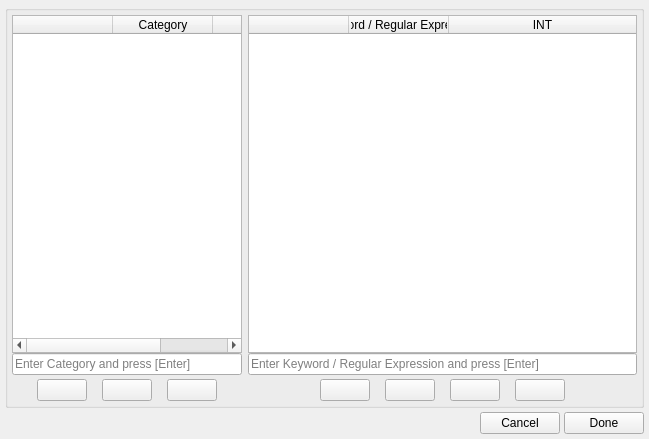
<?xml version="1.0" encoding="UTF-8"?>
<ui version="4.0">
 <class>keywords_list_selector</class>
 <widget class="QDialog" name="keywords_list_selector">
  <property name="geometry">
   <rect>
    <x>0</x>
    <y>0</y>
    <width>649</width>
    <height>439</height>
   </rect>
  </property>
  <property name="maximumSize">
   <size>
    <width>650</width>
    <height>16777215</height>
   </size>
  </property>
  <property name="windowTitle">
   <string>Dialog</string>
  </property>
  <layout class="QVBoxLayout" name="verticalLayout">
   <property name="spacing">
    <number>5</number>
   </property>
   <property name="leftMargin">
    <number>5</number>
   </property>
   <property name="topMargin">
    <number>5</number>
   </property>
   <property name="rightMargin">
    <number>5</number>
   </property>
   <property name="bottomMargin">
    <number>5</number>
   </property>
   <item>
    <layout class="QVBoxLayout" name="verticalLayout_11">
     <property name="spacing">
      <number>4</number>
     </property>
     <item>
      <widget class="QGroupBox" name="groupBox">
       <layout class="QVBoxLayout" name="verticalLayout_7">
        <property name="leftMargin">
         <number>4</number>
        </property>
        <property name="topMargin">
         <number>4</number>
        </property>
        <property name="rightMargin">
         <number>4</number>
        </property>
        <property name="bottomMargin">
         <number>0</number>
        </property>
        <item>
         <layout class="QHBoxLayout" name="horizontalLayout_4" stretch="1,2">
          <property name="spacing">
           <number>6</number>
          </property>
          <item>
           <layout class="QVBoxLayout" name="verticalLayout_5">
            <property name="spacing">
             <number>5</number>
            </property>
            <item>
             <layout class="QVBoxLayout" name="verticalLayout_8">
              <property name="spacing">
               <number>0</number>
              </property>
              <item>
               <widget class="QTableWidget" name="tableWidget_keyword_list">
                <property name="minimumSize">
                 <size>
                  <width>230</width>
                  <height>0</height>
                 </size>
                </property>
                <property name="styleSheet">
                 <string notr="true">QTableView {
     selection-background-color: #777777;
 }


</string>
                </property>
                <property name="editTriggers">
                 <set>QAbstractItemView::NoEditTriggers</set>
                </property>
                <property name="alternatingRowColors">
                 <bool>true</bool>
                </property>
                <property name="selectionMode">
                 <enum>QAbstractItemView::SingleSelection</enum>
                </property>
                <property name="selectionBehavior">
                 <enum>QAbstractItemView::SelectRows</enum>
                </property>
                <property name="showGrid">
                 <bool>false</bool>
                </property>
                <attribute name="horizontalHeaderStretchLastSection">
                 <bool>true</bool>
                </attribute>
                <attribute name="verticalHeaderVisible">
                 <bool>false</bool>
                </attribute>
                <column>
                 <property name="text">
                  <string/>
                 </property>
                </column>
                <column>
                 <property name="text">
                  <string>Category</string>
                 </property>
                </column>
                <column>
                 <property name="text">
                  <string>INT</string>
                 </property>
                </column>
               </widget>
              </item>
              <item>
               <widget class="QLineEdit" name="lineEdit_insert_list">
                <property name="focusPolicy">
                 <enum>Qt::NoFocus</enum>
                </property>
                <property name="toolTip">
                 <string>Write List name and Press [Enter] for new entry. To close press [Enter] in blank widget..</string>
                </property>
                <property name="placeholderText">
                 <string>Enter Category and press [Enter]</string>
                </property>
                <property name="clearButtonEnabled">
                 <bool>true</bool>
                </property>
               </widget>
              </item>
              <item>
               <layout class="QHBoxLayout" name="horizontalLayout_5">
                <property name="spacing">
                 <number>15</number>
                </property>
                <property name="topMargin">
                 <number>4</number>
                </property>
                <property name="bottomMargin">
                 <number>4</number>
                </property>
                <item>
                 <spacer name="horizontalSpacer_5">
                  <property name="orientation">
                   <enum>Qt::Horizontal</enum>
                  </property>
                  <property name="sizeHint" stdset="0">
                   <size>
                    <width>40</width>
                    <height>20</height>
                   </size>
                  </property>
                 </spacer>
                </item>
                <item>
                 <widget class="QPushButton" name="pushButton_list_add">
                  <property name="minimumSize">
                   <size>
                    <width>50</width>
                    <height>22</height>
                   </size>
                  </property>
                  <property name="maximumSize">
                   <size>
                    <width>50</width>
                    <height>43343</height>
                   </size>
                  </property>
                  <property name="sizeIncrement">
                   <size>
                    <width>0</width>
                    <height>0</height>
                   </size>
                  </property>
                  <property name="focusPolicy">
                   <enum>Qt::NoFocus</enum>
                  </property>
                  <property name="toolTip">
                   <string>Add</string>
                  </property>
                  <property name="styleSheet">
                   <string notr="true"/>
                  </property>
                  <property name="text">
                   <string/>
                  </property>
                  <property name="autoDefault">
                   <bool>false</bool>
                  </property>
                 </widget>
                </item>
                <item>
                 <widget class="QPushButton" name="pushButton_list_remove">
                  <property name="minimumSize">
                   <size>
                    <width>50</width>
                    <height>22</height>
                   </size>
                  </property>
                  <property name="maximumSize">
                   <size>
                    <width>50</width>
                    <height>16777215</height>
                   </size>
                  </property>
                  <property name="sizeIncrement">
                   <size>
                    <width>0</width>
                    <height>0</height>
                   </size>
                  </property>
                  <property name="focusPolicy">
                   <enum>Qt::NoFocus</enum>
                  </property>
                  <property name="toolTip">
                   <string>Remove</string>
                  </property>
                  <property name="styleSheet">
                   <string notr="true"/>
                  </property>
                  <property name="text">
                   <string/>
                  </property>
                 </widget>
                </item>
                <item>
                 <widget class="QPushButton" name="pushButton_list_edit">
                  <property name="minimumSize">
                   <size>
                    <width>50</width>
                    <height>22</height>
                   </size>
                  </property>
                  <property name="maximumSize">
                   <size>
                    <width>50</width>
                    <height>16777215</height>
                   </size>
                  </property>
                  <property name="sizeIncrement">
                   <size>
                    <width>0</width>
                    <height>0</height>
                   </size>
                  </property>
                  <property name="focusPolicy">
                   <enum>Qt::NoFocus</enum>
                  </property>
                  <property name="toolTip">
                   <string>Edit</string>
                  </property>
                  <property name="styleSheet">
                   <string notr="true"/>
                  </property>
                  <property name="text">
                   <string/>
                  </property>
                 </widget>
                </item>
                <item>
                 <spacer name="horizontalSpacer_6">
                  <property name="orientation">
                   <enum>Qt::Horizontal</enum>
                  </property>
                  <property name="sizeHint" stdset="0">
                   <size>
                    <width>40</width>
                    <height>20</height>
                   </size>
                  </property>
                 </spacer>
                </item>
               </layout>
              </item>
             </layout>
            </item>
           </layout>
          </item>
          <item>
           <layout class="QVBoxLayout" name="verticalLayout_9">
            <property name="spacing">
             <number>5</number>
            </property>
            <item>
             <layout class="QVBoxLayout" name="verticalLayout_10">
              <property name="spacing">
               <number>0</number>
              </property>
              <item>
               <widget class="QTableWidget" name="tableWidget_keyword">
                <property name="focusPolicy">
                 <enum>Qt::NoFocus</enum>
                </property>
                <property name="styleSheet">
                 <string notr="true">QTableView {
     selection-background-color: #777777;
 }
</string>
                </property>
                <property name="editTriggers">
                 <set>QAbstractItemView::NoEditTriggers</set>
                </property>
                <property name="alternatingRowColors">
                 <bool>true</bool>
                </property>
                <property name="selectionMode">
                 <enum>QAbstractItemView::SingleSelection</enum>
                </property>
                <property name="selectionBehavior">
                 <enum>QAbstractItemView::SelectRows</enum>
                </property>
                <property name="showGrid">
                 <bool>false</bool>
                </property>
                <attribute name="horizontalHeaderStretchLastSection">
                 <bool>true</bool>
                </attribute>
                <attribute name="verticalHeaderVisible">
                 <bool>false</bool>
                </attribute>
                <column>
                 <property name="text">
                  <string/>
                 </property>
                </column>
                <column>
                 <property name="text">
                  <string>Keyword / Regular Expression</string>
                 </property>
                </column>
                <column>
                 <property name="text">
                  <string>INT</string>
                 </property>
                </column>
               </widget>
              </item>
              <item>
               <widget class="QLineEdit" name="lineEdit_insert_keywords">
                <property name="toolTip">
                 <string>Write Keyword and Press [Enter] for new entry. To close press [Enter] in blank widget..</string>
                </property>
                <property name="placeholderText">
                 <string>Enter Keyword / Regular Expression and press [Enter]</string>
                </property>
                <property name="clearButtonEnabled">
                 <bool>true</bool>
                </property>
               </widget>
              </item>
              <item>
               <layout class="QHBoxLayout" name="horizontalLayout_6">
                <property name="spacing">
                 <number>15</number>
                </property>
                <property name="topMargin">
                 <number>4</number>
                </property>
                <property name="bottomMargin">
                 <number>4</number>
                </property>
                <item>
                 <spacer name="horizontalSpacer_7">
                  <property name="orientation">
                   <enum>Qt::Horizontal</enum>
                  </property>
                  <property name="sizeHint" stdset="0">
                   <size>
                    <width>40</width>
                    <height>20</height>
                   </size>
                  </property>
                 </spacer>
                </item>
                <item>
                 <widget class="QPushButton" name="pushButton_keyword_add">
                  <property name="minimumSize">
                   <size>
                    <width>50</width>
                    <height>22</height>
                   </size>
                  </property>
                  <property name="maximumSize">
                   <size>
                    <width>50</width>
                    <height>16777215</height>
                   </size>
                  </property>
                  <property name="focusPolicy">
                   <enum>Qt::NoFocus</enum>
                  </property>
                  <property name="toolTip">
                   <string>Add</string>
                  </property>
                  <property name="styleSheet">
                   <string notr="true"/>
                  </property>
                  <property name="text">
                   <string/>
                  </property>
                  <property name="autoDefault">
                   <bool>false</bool>
                  </property>
                 </widget>
                </item>
                <item>
                 <widget class="QPushButton" name="pushButton_keyword_remove">
                  <property name="minimumSize">
                   <size>
                    <width>50</width>
                    <height>22</height>
                   </size>
                  </property>
                  <property name="maximumSize">
                   <size>
                    <width>50</width>
                    <height>16777215</height>
                   </size>
                  </property>
                  <property name="focusPolicy">
                   <enum>Qt::NoFocus</enum>
                  </property>
                  <property name="toolTip">
                   <string>Remove</string>
                  </property>
                  <property name="styleSheet">
                   <string notr="true"/>
                  </property>
                  <property name="text">
                   <string/>
                  </property>
                 </widget>
                </item>
                <item>
                 <widget class="QPushButton" name="pushButton_keyword_edit">
                  <property name="minimumSize">
                   <size>
                    <width>50</width>
                    <height>22</height>
                   </size>
                  </property>
                  <property name="maximumSize">
                   <size>
                    <width>50</width>
                    <height>16777215</height>
                   </size>
                  </property>
                  <property name="focusPolicy">
                   <enum>Qt::NoFocus</enum>
                  </property>
                  <property name="toolTip">
                   <string>Edit</string>
                  </property>
                  <property name="styleSheet">
                   <string notr="true"/>
                  </property>
                  <property name="text">
                   <string/>
                  </property>
                 </widget>
                </item>
                <item>
                 <widget class="QPushButton" name="pushButton_keyword_clipboard">
                  <property name="minimumSize">
                   <size>
                    <width>50</width>
                    <height>22</height>
                   </size>
                  </property>
                  <property name="maximumSize">
                   <size>
                    <width>50</width>
                    <height>16777215</height>
                   </size>
                  </property>
                  <property name="focusPolicy">
                   <enum>Qt::NoFocus</enum>
                  </property>
                  <property name="toolTip">
                   <string>Clipboard</string>
                  </property>
                  <property name="styleSheet">
                   <string notr="true"/>
                  </property>
                  <property name="text">
                   <string/>
                  </property>
                 </widget>
                </item>
                <item>
                 <spacer name="horizontalSpacer_8">
                  <property name="orientation">
                   <enum>Qt::Horizontal</enum>
                  </property>
                  <property name="sizeHint" stdset="0">
                   <size>
                    <width>40</width>
                    <height>20</height>
                   </size>
                  </property>
                 </spacer>
                </item>
               </layout>
              </item>
             </layout>
            </item>
           </layout>
          </item>
         </layout>
        </item>
       </layout>
      </widget>
     </item>
     <item>
      <layout class="QHBoxLayout" name="horizontalLayout_7">
       <item>
        <spacer name="horizontalSpacer_9">
         <property name="orientation">
          <enum>Qt::Horizontal</enum>
         </property>
         <property name="sizeHint" stdset="0">
          <size>
           <width>40</width>
           <height>20</height>
          </size>
         </property>
        </spacer>
       </item>
       <item>
        <widget class="QPushButton" name="pushButton_cancel">
         <property name="focusPolicy">
          <enum>Qt::NoFocus</enum>
         </property>
         <property name="text">
          <string>Cancel</string>
         </property>
        </widget>
       </item>
       <item>
        <widget class="QPushButton" name="pushButton_done">
         <property name="focusPolicy">
          <enum>Qt::NoFocus</enum>
         </property>
         <property name="text">
          <string>Done</string>
         </property>
        </widget>
       </item>
      </layout>
     </item>
    </layout>
   </item>
  </layout>
 </widget>
 <resources/>
 <connections/>
</ui>
